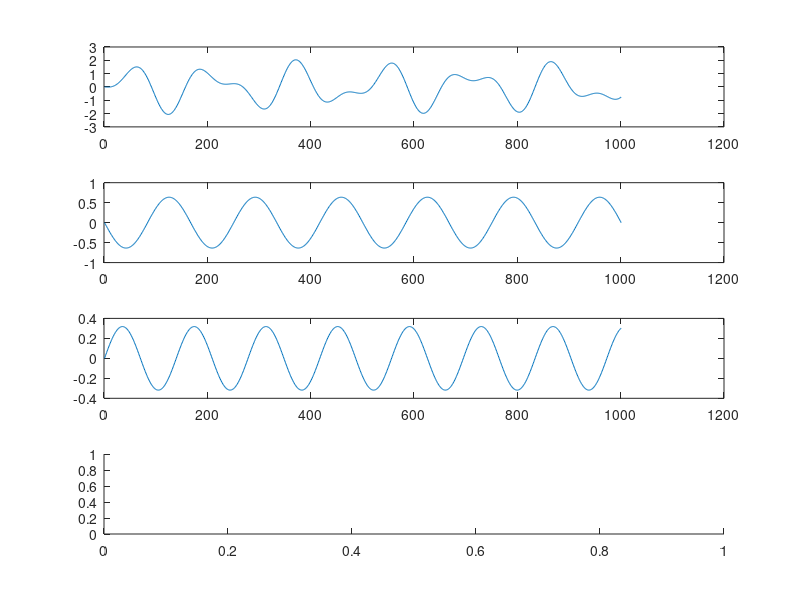

The MATLAB source for this figure: (Note: this script raises an error after producing the figure.)
theta=0:12*pi/1000:12*pi;
subplot(4,1,1)
plot(-(-4*sin(theta)/pi + 2.5*sin(1.7*theta)/pi))
subplot(4,1,2)
plot(-2*sin(theta)/pi)
subplot(4,1,3)
plot(sin(1.2*theta)/pi)
subplot(4,1,4)
plot(decDecimal)